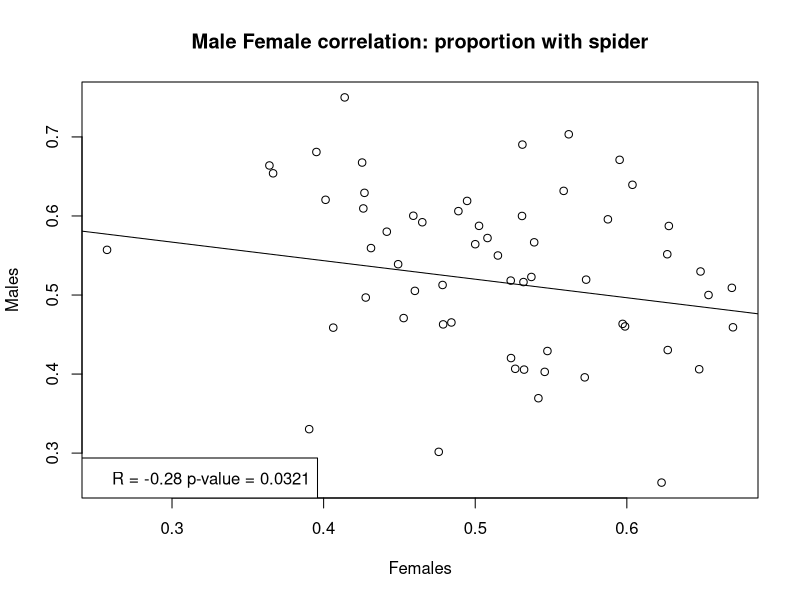
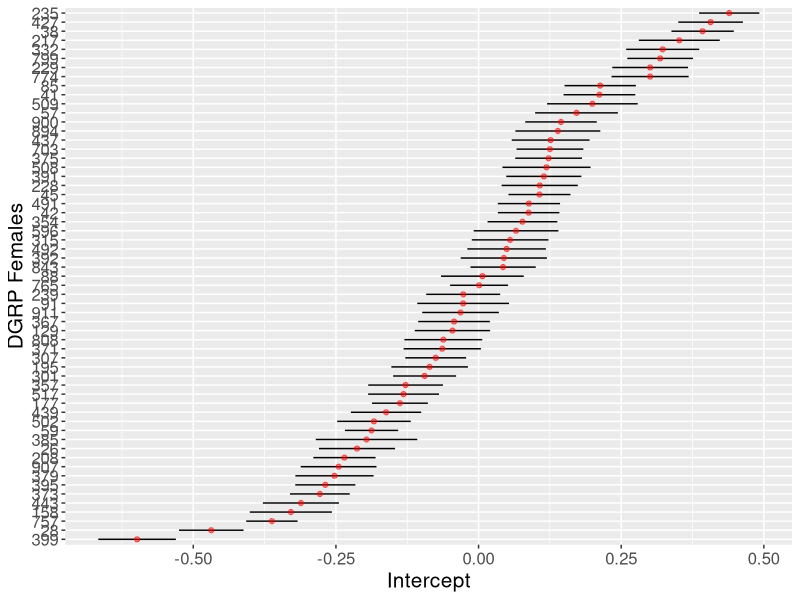
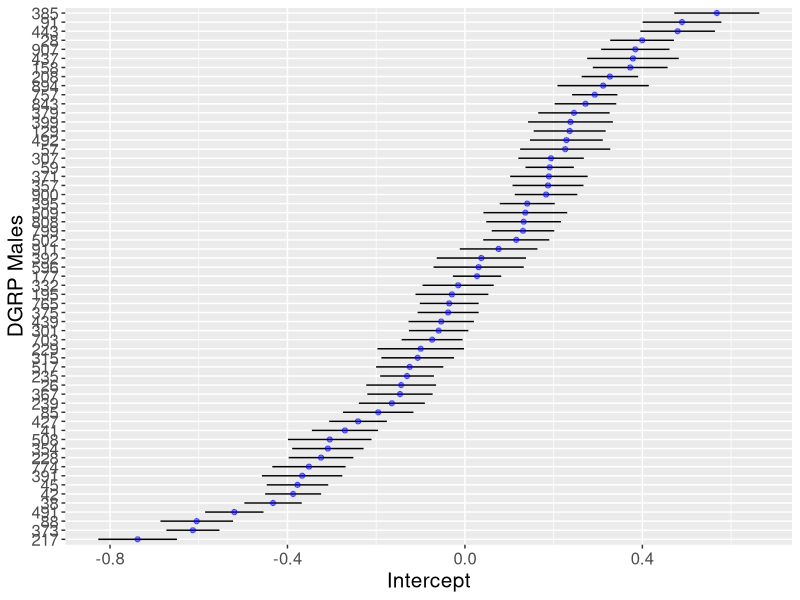
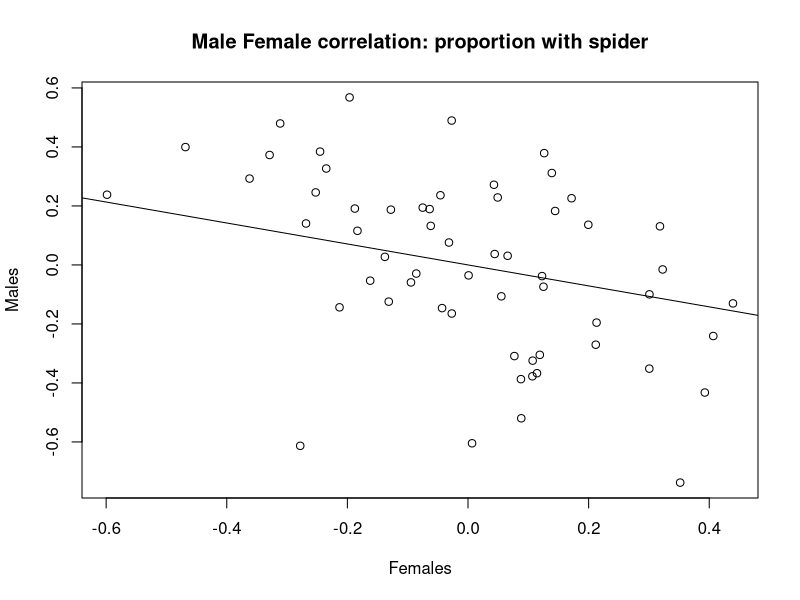
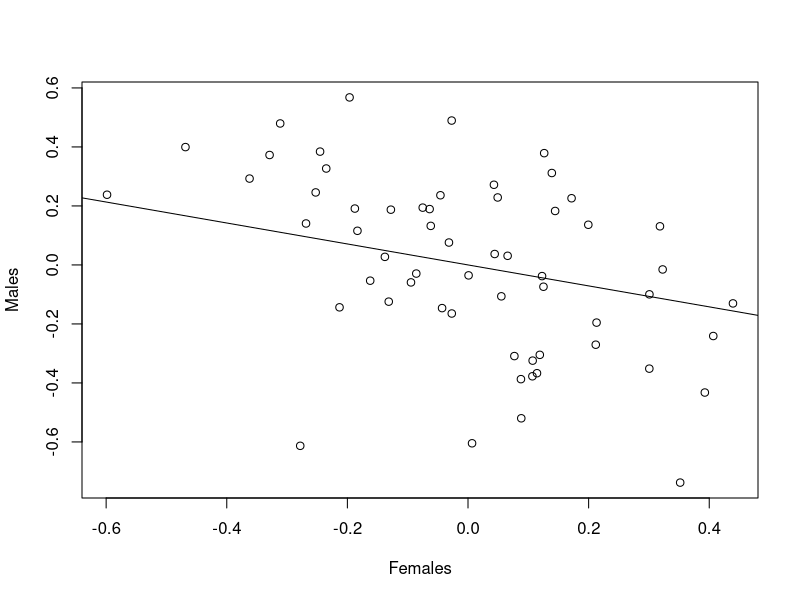
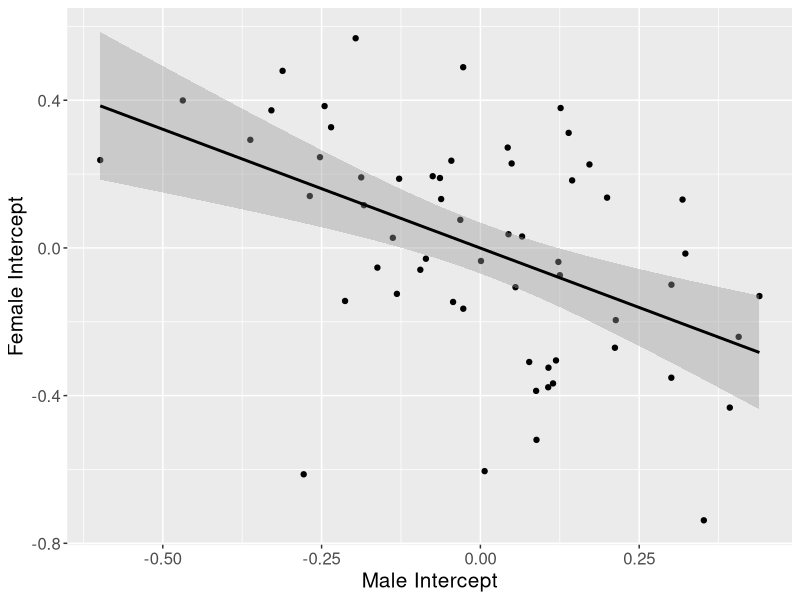

Generate these figures, in order, with R:
#Official R-code for the perception Data:

#Packages:
library(ggplot2)
library(dplyr)
library(lme4)
library(car)
library(effects)
require(lattice)

#install.packages("pbkrtest")
library("pbkrtest")

#Possibly not needed
library(Hmisc)

ggCaterpillar <- function(re, QQ=TRUE, likeDotplot=TRUE) {
  require(ggplot2)
  f <- function(x) {
    pv   <- attr(x, "postVar")
    cols <- 1:(dim(pv)[1])
    se   <- unlist(lapply(cols, function(i) sqrt(pv[i, i, ])))
    ord  <- unlist(lapply(x, order)) + rep((0:(ncol(x) - 1)) * nrow(x), each=nrow(x))
    pDf  <- data.frame(y=unlist(x)[ord],
                       ci=1.96*se[ord],
                       nQQ=rep(qnorm(ppoints(nrow(x))), ncol(x)),
                       ID=factor(rep(rownames(x), ncol(x))[ord], levels=rownames(x)[ord]),
                       ind=gl(ncol(x), nrow(x), labels=names(x)))
    
    if(QQ) {  ## normal QQ-plot
      p <- ggplot(pDf, aes(nQQ, y))
      p <- p + facet_wrap(~ ind, scales="free")
      p <- p + xlab("Standard normal quantiles") + ylab("Random effect quantiles")
    } else {  ## caterpillar dotplot
      p <- ggplot(pDf, aes(ID, y)) + coord_flip()
      if(likeDotplot) {  ## imitate dotplot() -> same scales for random effects
        p <- p + facet_wrap(~ ind)
      } else {           ## different scales for random effects
        p <- p + facet_grid(ind ~ ., scales="free_y")
      }
      p <- p + xlab("Levels") + ylab("Random effects")
    }
    
    p <- p + theme(legend.position="none")
    p <- p + geom_hline(yintercept=0)
    p <- p + geom_errorbar(aes(ymin=y-ci, ymax=y+ci), width=0, colour="black")
    p <- p + geom_point(aes(size=1.2), colour="blue") 
    return(p)
  }
  
  lapply(re, f)
}




perception <- read.csv('Perception_all_Data.csv', h=TRUE)

#Remove all temp, bp and humidity (not using in analysis) and 24 hour counts
#Note: Humidity showed to have some effect but beacues this is only three readings over 48 hours, day effects should incorperate changing humiduty throughout the day

perception <- subset(perception, select = -c(Spider_24, Not_Spider_24, Outside_24, Humidity_start, Humidity_24, Humidity_48, Temp_start, Temp_24, Temp_48, BP_Start, BP_24, BP_48) )

#DGRP as factor

perception$DGRP <- factor(perception$DGRP)

#Total those assorted into vials
perception$spiANDno_48 <- with(perception, Spider_48 + Not_Spider_48)

#Subsample of those with more than six total in vials
perception <- subset(perception, spiANDno_48 >= 6)

#New data frame with needed variables (and change some names):
DGRP_by_counts <- with(perception,
                       data.frame(DGRP, Sex, Spider=Spider_48,
                                  Not_spider=Not_Spider_48, Outside=Outside_48,
                                  Date=Start_date, Vial_total= spiANDno_48, Number=Number))

DGRP_by_counts$proportion_spider <- with(DGRP_by_counts, Spider/Vial_total)

#Data set with all DGRP lines together into one group (by sex also): inclueds mean temperature scales (and humidity) and the mean proportion with spiders and SE

DGRP_sub <-DGRP_by_counts %>%
  group_by(DGRP, Sex) %>%
  summarise(prop_spider=mean(proportion_spider),
            se =((sd(proportion_spider))/sqrt(n())))


###Sex Correlation:
with(DGRP_sub, cor(prop_spider[Sex == "Female"],prop_spider[Sex == "Male"] ))

MFcor <- with(DGRP_sub, cor(prop_spider[Sex == "Female"],prop_spider[Sex == "Male"] ))

##rcorr:
#??Hmisc
with(DGRP_sub, rcorr(x = prop_spider[Sex == "Female"],y = prop_spider[Sex == "Male"]))

line2 <- lm(DGRP_sub$prop_spider[DGRP_sub$Sex == "Female"] ~ DGRP_sub$prop_spider[DGRP_sub$Sex == "Male"])

with(DGRP_sub, plot(x = prop_spider[Sex == "Female"],y = prop_spider[Sex == "Male"], xlab = "Females", ylab = "Males", abline(line2), main = "Male Female correlation: proportion with spider"))

legend("bottomleft", bty="y", 
       legend=paste("R = -0.28" , "p-value = 0.0321" ))


#Model:
## DGRP is a random effect

#Remove date or temp,hum,bp:  Redundant to have both?

mod1 <- glmer(cbind(Spider, Not_spider) ~ 1 + Sex  + (1|Date) 
              + (0 + Sex|DGRP), data = DGRP_by_counts, family = "binomial")
summary(mod1)

rr1 <- ranef(mod1, condVar = TRUE)
head(rr1)

pv <- attr(rr1$DGRP, "postVar")
pv
se_fem <- pv[1, 1, ]
se_ma <- pv[2,2, ]
#Data frame of intercepts
rand.interc<-rr1$DGRP
rand.interc
df<-data.frame(Intercepts=rr1$DGRP[,1:2], DGRP=rownames(rand.interc), se_female=se_fem, se_male=se_ma)
colnames(df) <- c("Female_Int", "Male_Int", "DGRP", "Female_se", "Male_se")
df$m.low <- with(df, Male_Int - 2 * Male_se)
df$m.high <- with(df, Male_Int + 2 * Male_se)
df$f.low <- with(df, Female_Int - 2 * Female_se)
df$f.high <- with(df, Female_Int + 2 * Female_se)

colMeans(ranef(mod1)$DGRP)
df$Male_scale  <- df$Male_Int + (0.08348933)
df$Female_scale  <- df$Female_Int + 0.06116928
df$m.scale.low  <- df$m.low + 0.5
df$m.scale.high  <- df$m.high + 0.5
df$f.scale.low  <- df$f.low + 0.5
df$f.scale.high  <- df$f.high + 0.5


fixef(mod1)
coef(mod1)$DGRP
summary(mod1)
cc1 <- coef(mod1)$DGRP
cc1$DGRP <- df$DGRP
head(cc1)

F1 <- ggplot(df, aes(y=Female_Int, x=reorder(DGRP, Female_Int))) + 
  geom_linerange(aes(ymin=f.low, ymax=f.high), colour="black") + 
  geom_point(colour="red", alpha=.5) + 
  coord_flip() + 
  labs(y="Intercept", x="DGRP Females")
# Error bars == upper and lower 95% confidence intervals
M1 <- ggplot(df, aes(y=Male_Int, x=reorder(DGRP, Male_Int))) + 
  geom_linerange(aes(ymin=m.low, ymax=m.high), colour="black") + 
  geom_point(colour="blue", alpha=.5) + 
  coord_flip() + 
  labs(y="Intercept", x="DGRP Males")


F1 +
  theme(text = element_text(size=15))
M1 +
  theme(text = element_text(size=15))

VarCorr(mod1)
?VarCorr
VarCorr(mod1,comp=c("Variance", "Std.Dev"))
rcorr(as.matrix(df), type="pearson")

line3 <- lm(df$Female_Int ~ df$Male_Int)
line3
with(df, plot(x = Female_Int,y = Male_Int, xlab = "Females", ylab = "Males", abline(line3), main = "Male Female correlation: proportion with spider"))

with(df, plot(x = Female_Int,y = Male_Int, xlab = "Females", ylab = "Males", abline(line3)))

corr <- ggplot(df, aes(x = Female_Int,y=Male_Int))
corr + geom_point() +
  labs(y="Female Intercept", x="Male Intercept") + geom_smooth(method="lm", colour="black") +
  theme(text = element_text(size=15))


#F2 <- ggplot(df, aes(y=Female_scale, 
#                     x=reorder(DGRP, Female_scale))) + 
#  geom_linerange(aes(ymin=f.low, ymax=f.high), colour="black") + 
##  geom_point(colour="red") + 
#  coord_flip() + 
#  labs(y="Intercept", x="DGRP Females")
#F2
# Error bars == upper and lower 95% confidence intervals
#M2 <- ggplot(df, aes(y=Male_scale, x=reorder(DGRP, Male_scale))) + 
#  geom_linerange(aes(ymin=m.low, ymax=m.high), colour="black") + 
#  geom_point(colour="blue", alpha=.5) + 
#  coord_flip() + 
#  labs(y="Intercept", x="DGRP Males")
#M2



#Model comparison: comparing with random DGRP effects and without:

#Large model: mod1

mod1 <- glmer(cbind(Spider, Not_spider) ~ 1 + Sex + 
                (1|Date) + (0 + Sex|DGRP),
              data = DGRP_by_counts, family = "binomial")
summary(mod1)
Anova(mod1)

mod2 <- glmer(cbind(Spider, Not_spider) ~ 1 + Sex + (1|Date) + (1|DGRP),
              data = DGRP_by_counts, family = "binomial")
summary(mod2)
Anova(mod2)

#Small Model:
mod3 <- glmer(cbind(Spider, Not_spider) ~ 1 + Sex + (1|Date), 
              data = DGRP_by_counts, family = "binomial")
summary(mod3)
Anova(mod3)

#PB_Mod_1 <- PBmodcomp(mod2, mod3, nsim = 10, ref = NULL, seed = NULL,
#                    cl = NULL, details = 0)
#summary(PB_Mod_1)

#PB_Mod_2 <- PBmodcomp(mod1, mod2, nsim = 10, ref = NULL, seed = NULL,
#                    cl = NULL, details = 0)
#summary(PB_Mod_2)
